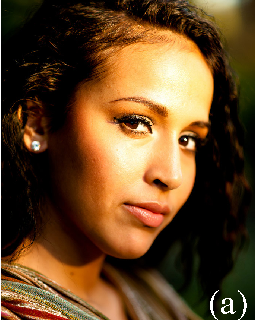
#> input picture in/image3.png, 255 x 320 px
$ python edges.py in/image3.png
#> lines starting #> are read from the running program, lines starting #| are printed output that depends on the picture
from skimage import filters
from skimage.io import imsave, imread
from skimage import util
import sys

path = sys.argv[1]
image = imread(path, as_gray=True)
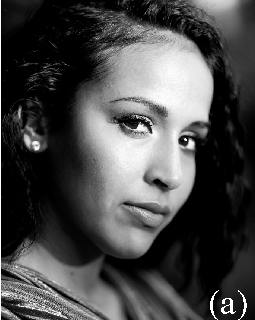
#> image: shape (320, 255) float64; min 0, max 1, mean 0.288
edge_roberts = filters.roberts(image)
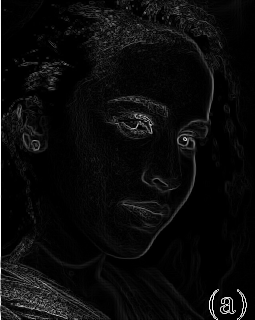
#> edge_roberts: shape (320, 255) float64; min 0, max 1, mean 0.0443
edge_sobel = filters.sobel(image)
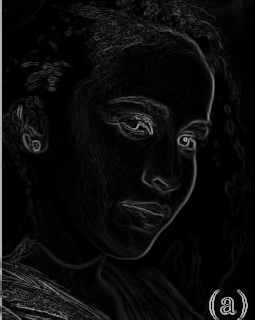
#> edge_sobel: shape (320, 255) float64; min 0, max 0.791, mean 0.048
edge_scharr = filters.scharr(image)
edge_prewitt = filters.prewitt(image)

path = path[:path.rfind('.')]

imsave(path + '_roberts.png', util.invert(util.img_as_ubyte(edge_roberts)))
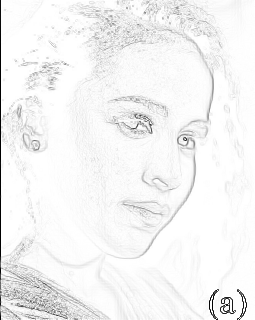
#> saved as image3_roberts.png: shape (320, 255); min 0, max 255, mean 243.7
imsave(path + '_sobel.png', util.invert(util.img_as_ubyte(edge_sobel)))
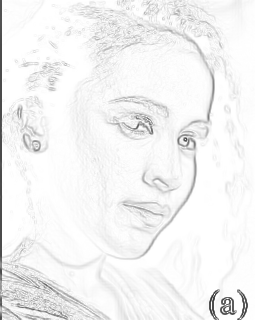
#> saved as image3_sobel.png: shape (320, 255); min 53, max 255, mean 242.8
imsave(path + '_scharr.png', util.invert(util.img_as_ubyte(edge_scharr)))
imsave(path + '_prewitt.png', util.invert(util.img_as_ubyte(edge_prewitt)))
